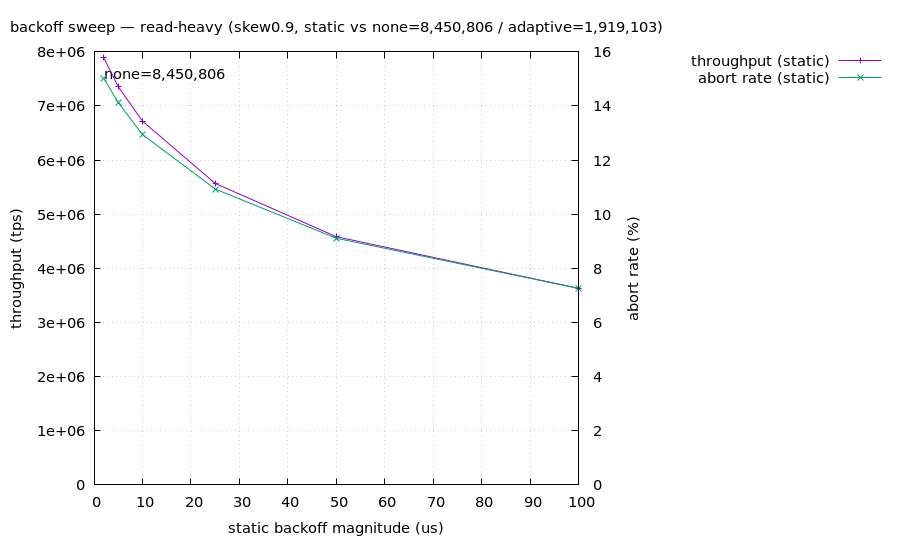

gnuplot code for this plot:
set terminal pngcairo size 900,540 noenhanced font "sans,11"
set output "backoff-sweep-read-heavy.png"
set title "backoff sweep — read-heavy (skew0.9, static vs none=8,450,806 / adaptive=1,919,103)"
set xlabel "static backoff magnitude (us)"
set ylabel "throughput (tps)"
set grid
set key outside right top
set y2label "abort rate (%)"
set y2tics
set ytics nomirror
set yrange [0:*]
set y2range [0:*]
set label "none=8,450,806" at graph 0.02,0.95
plot "backoff-sweep-read-heavy.dat" using 1:2 with linespoints axes x1y1 title "throughput (static)", \
     "backoff-sweep-read-heavy.dat" using 1:3 with linespoints axes x1y2 title "abort rate (static)"
